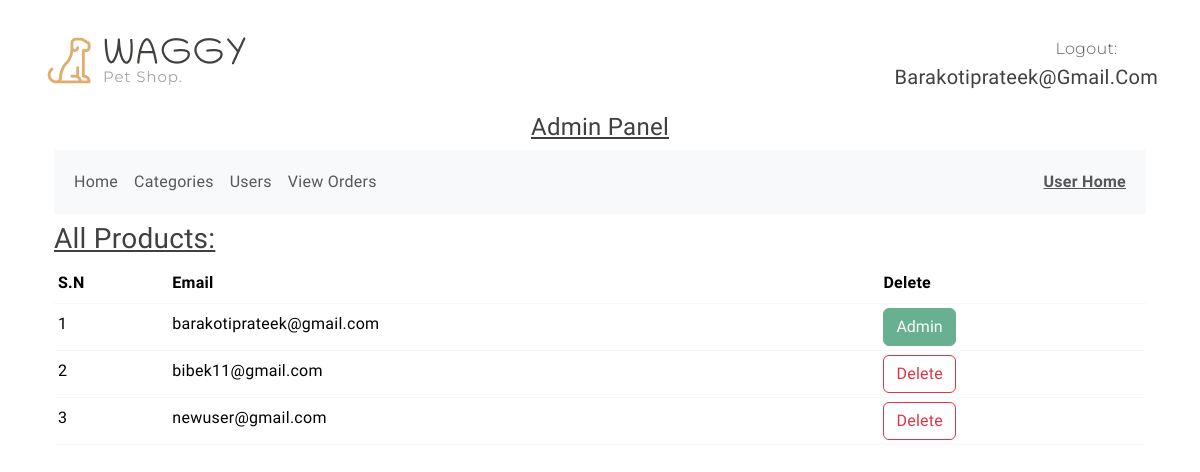
/view_users (signed in), run on the app's committed database.
### shop/user/models.py (models this page shows)
class User(db.Model, UserMixin):
    id = db.Column(db.Integer, primary_key = True)
    email = db.Column(db.String(120) , unique = True , nullable = False)
    username = db.Column(db.String(50) , nullable=False)
    password = db.Column(db.String(60) , nullable=False)
    image_file = db.Column(db.String(20), nullable=False, default = 'default.png')
    role = db.Column(db.String(20) , nullable=False , default='customer')
    cart_items = db.relationship('Cart', backref=db.backref('user', lazy=True))

### shop/admin/routes.py (the view)
@app.route('/view_users')
@admin_required
def view_users():
    all_users = User.query.all()
    return render_template('admin/view_users.html' , all_users=all_users)

### shop/__init__.py (called while the page is built)
def admin_required(func):
    @wraps(func)
    def decorated_function(*args, **kwargs):
        if current_user.role != 'admin':
            flash('Access Denied: You are not authorized to access admin page.')
            return redirect(url_for('log_in'))
        return func(*args, **kwargs)
    return decorated_function

### shop/user/models.py (called while the page is built)
@login_manager.user_loader
def load_user(user_id):
    return User.query.get(int(user_id))

### shop/templates/admin/view_users.html (shortened to what this page needs)
{% extends 'base.html' %}
{% block body %}
{% include 'admin/navbar.html' %}
      <div class="container">
       <u> <h3>All Products:</h3></u>
        <table class="table table-sm ">
            <thead>
                <th>S.N</th>
                <th>Email</th>
                <th>Delete</th>
            </thead>
            <tbody>
                {% for user in all_users %}
                <tr>
                    <td>{{loop.index}}</td>
                    <td>{{user.email}}</td>
                    {% if user.role == 'customer' %}
                    <td><a  href="{{url_for('delete_user' , id=user.id)}}" class="btn btn-outline-danger">Delete</td>
                      {% else %}
                      <td><button type="button" class="btn btn-success" disabled>Admin</button></td>
                      {% endif %}
                </tr>
                {% endfor %}
            </tbody>
        </table>
      </div>
{% endblock %}

### shop/templates/admin/navbar.html (shortened to what this page needs)
<div class="container py-2">
  <div class="row py-4 pb-0 pb-sm-4 align-items-center ">
    <div class="col-sm-4 col-lg-3 text-center text-sm-start">
      <div class="main-logo">
        <a href="{{url_for('admin_home')}}">
          <img src="{{url_for('static', filename='images/logo.png')}}" alt="logo" class="img-fluid">
        </a>
      </div>
    </div>
    <div
        class="col-sm-8 col-lg-9 d-flex justify-content-between justify-content-sm-end align-items-center ">
        <div class="support-box text-end ">
          <span class="fs-6 secondary-font text-muted">Logout:</span> &nbsp;
          <h5 class="mb-0">{{current_user.email}}</h5>
        </div>
  </div>
</div>
<div class="container">
  <b><u><h4 style="display: flex;  justify-content: center;align-items: center;">Admin Panel</h4></u></b>
    <nav class="navbar navbar-expand-lg bg-body-tertiary">
        <div class="container-fluid">
          <div class="collapse navbar-collapse" id="navbarNavDropdown">
            <ul class="navbar-nav ">
              <li class="nav-item">
                <a class="nav-link " aria-current="page" href="{{url_for('admin_home')}}">Home</a>
              </li>
              <li class="nav-item">
                <a class="nav-link" href="{{url_for('categories')}}">Categories</a>
              </li>
              <li class="nav-item">
                <a class="nav-link" href="{{url_for('view_users')}}">Users</a>
              </li>
              <li class="nav-item">
                <a class="nav-link" href="{{url_for('view_orders')}}">View Orders</a>
              </li>
            </ul>
              <ul class="navbar-nav ms-auto">
                <li class="nav-item">
                  <a class="nav-link" href="{{url_for('home')}}"> <b><u>User Home</u></b></a>
                </li>
              </ul>
          </div>
        </div>
      </nav>
</div>

### shop/static/style.css (style rules this page uses)
:root { --header-height: 160px; --header-height-min: 80px; }
:root { --accent-color: #DEAD6F; --dark-color: #222222; --light-dark-color: #727272; --light-color: #fff; --grey-color: #dbdbdb; --light-grey-color: #fafafa; --primary-color: #6995B1; --light-primary-color: #eef1f3; }
:root { --body-font: 'Chilanka', cursive; --heading-font: 'Chilanka', cursive; --secondary-font: 'Montserrat', sans-serif; }
h1, h2, h3, h4, h5, h6 { font-family: var(--heading-font); color: var(--bs-body-color); font-weight: 400; text-transform: capitalize; }
a { text-decoration: none; }
.secondary-font { font-family: var(--secondary-font); font-weight: 300; }

### data on the page
User: email "Barakotiprateek@gmail.com", email "barakotiprateek@gmail.com", role "Admin"
User: email "bibek11@gmail.com"
User: email "newuser@gmail.com"
